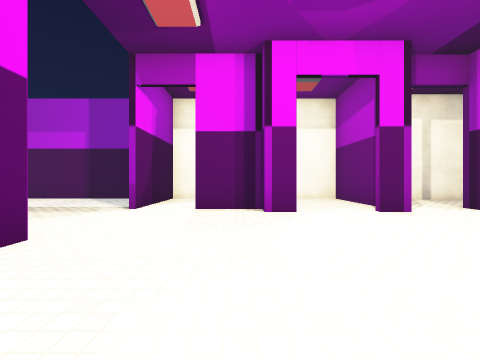
[1] (above)

16 first-person views from a walk through a Unity game level. The camera is 1.3 m above the floor, looks level and sees 90° across. The floor is counted in squares, 2 m on a side. Each view is taken from the middle of a square. On the plan, view 1 faces up. The plan holds only what a view shows up to about 9 squares ahead; the rest is blank. The place goes on beyond the plan. The player is left out. Door leaves are left out, so doorways stand open. Some surface patterns are stand-ins.

[2]
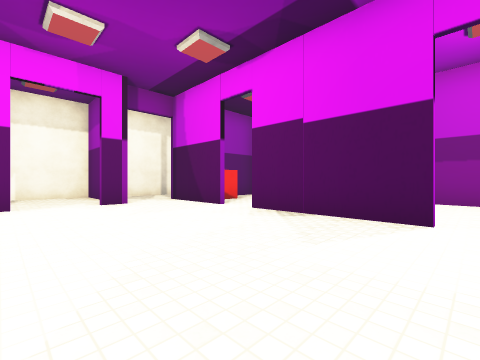

[3]
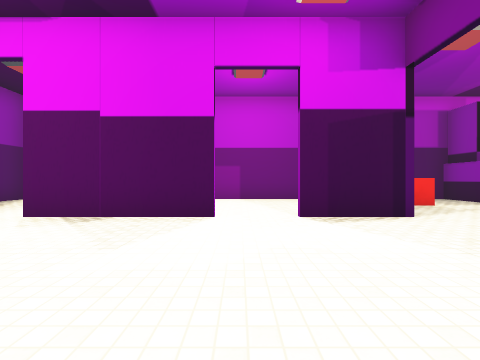

[4]
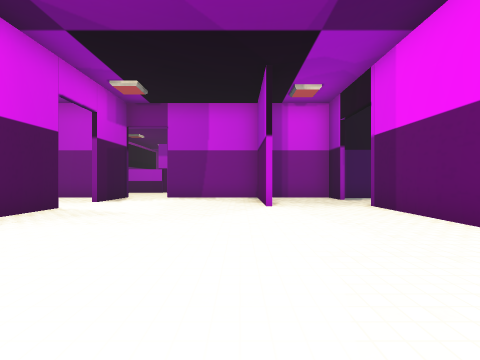

[5]
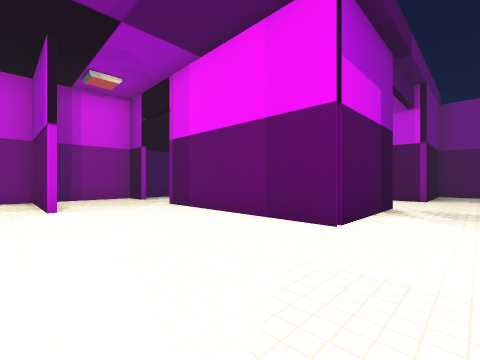

[6]
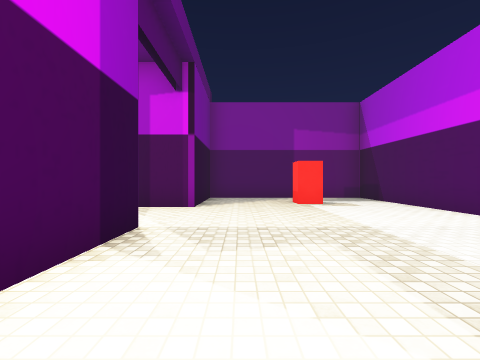

[7]
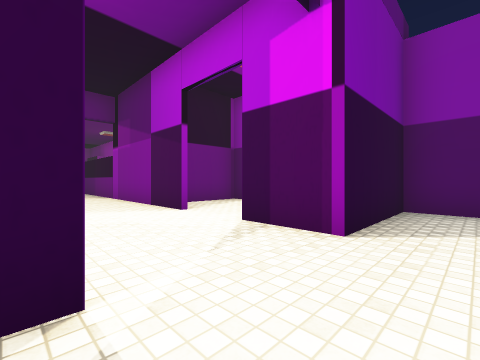

[8]
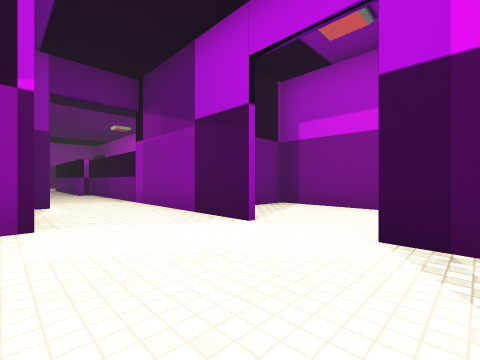

[9]
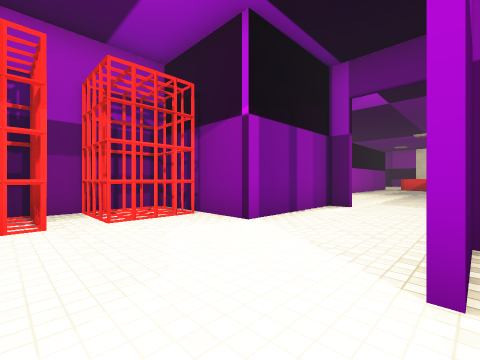

[10]
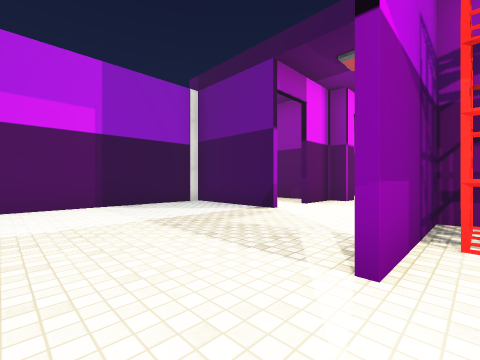

[11]
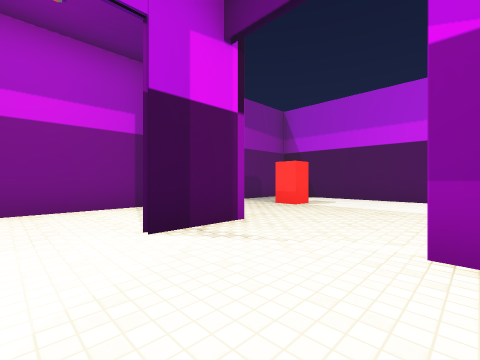

[12]
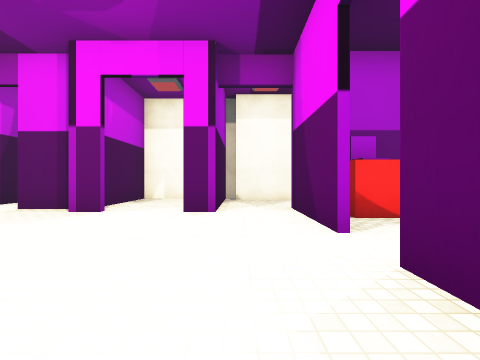

[13]
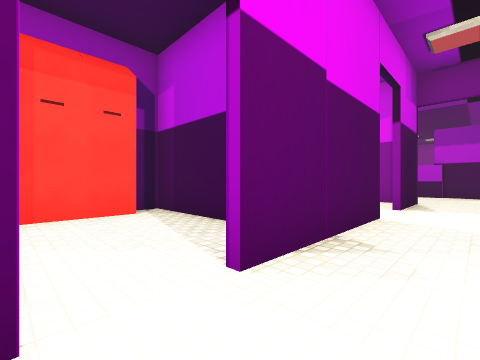

[14]
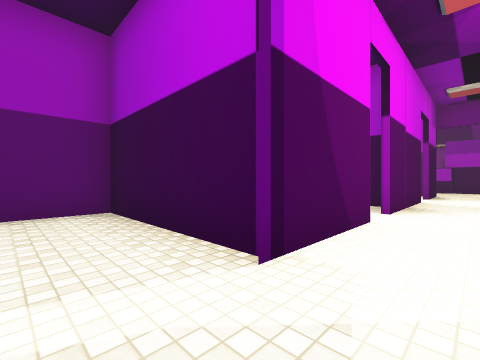

[15]
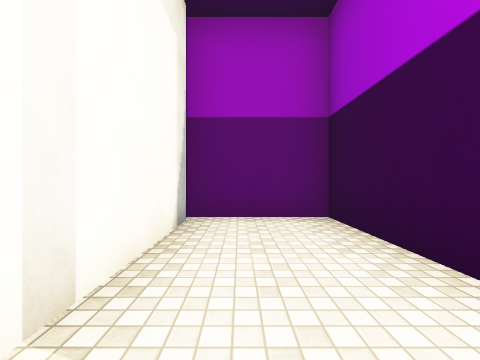

[16]
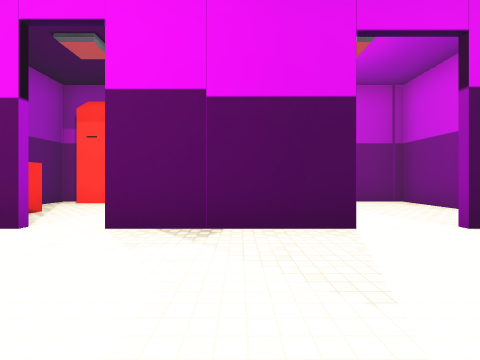

### Floor plan
Points are (right, up) in squares from view 1. A wall is a line through its corners. A room is listed if a view was taken in it or the views show most of it. See-through windows are left out.
Room 1 (views 1, 2, 3, 4, 5, 6, 12, 13, 16)
walls: (0.3, -1.9) (0.3, -4.9) (3.7, -4.9); (5.2, 2.9) (5.2, 4.7); (1.2, 4.9) (0.4, 4.9) (0.4, 5.4); (5.2, -1.6) (5.2, 1.9); (3.5, 4.9) (2.7, 4.9); (-2.3, 2.6) (-2.3, -2.1); (0.6, 5.4) (-1, 5.4); (5.2, -5.1) (5.2, -3)
ways out: opening at (-3, 4) to room 2; opening at (4, 5) to room 3; opening at (5, -2.5) to room 4; opening at (5, 2) to room 5; opening at (2, 5) to room 7; opening at (-1, -2) to room 8; gap at (-1, 6) to room 9; opening at (4, -5)
Room 2 (views 7, 8, 9, 10, 11)
walls: (-5.4, 2.6) (-2.3, 2.6); (-4.1, 0.6) (-4.1, 2.2); (-2.5, 2.4) (-5.4, 2.4); (-7.8, -0.5) (-7.8, -6.4); (-8.5, 6.2) (-8.5, 5.6) (-9.1, 5.6); (-2.5, 5.4) (-2.5, 8.4) (-10.8, 8.4) (-10.8, 2.9) (-7.8, 2.9) (-7.8, 1.2); (-4, -1.7) (-4.1, -0.1); (-5.9, -4.9) (-5.3, -4.9) (-5.3, -1.9) (-2.5, -1.9)
ways out: opening at (-3, 4) to room 1; opening at (-8, 0.5) to room 6; opening at (-6.5, -5.5)
Room 3 (views 14, 15)
walls: (6.4, 5.4) (9.2, 5.4); (3.5, 8.1) (3.5, 4.9); (9.2, 4.9) (9.2, 8); (8.9, 7.9) (3.9, 7.9)
ways out: opening at (4, 5) to room 1
objects: bench (6, 4) to (7, 5)
Room 4 (no view inside)
walls: (5.7, -4.9) (9.2, -4.9) (9.2, -1.1)
ways out: opening at (5, -2.5) to room 1
Room 5 (no view inside)
walls: (8.7, 1.1) (8.7, 4.6); (5.6, 0.4) (9.2, 0.4) (9.2, 1); (9.2, 5.4) (8.2, 5.4)
ways out: opening at (5, 2) to room 1
Room 6 (no view inside)
walls: (-10.8, 2.5) (-10.8, -2.1) (-8, -2.1) (-8, -0.6)
ways out: opening at (-8, 0.5) to room 2
Room 7 (no view inside)
walls: (3.4, 5.9) (3.4, 8.4) (0.7, 8.4) (0.7, 5.9)
ways out: opening at (2, 5) to room 1
Room 8 (no view inside)
walls: (-2.3, -3.9) (-2.3, -4.9) (-0.1, -4.9)
ways out: opening at (-1, -2) to room 1; opening at (-3, -3)
Room 9 (no view inside)
walls: (0.4, 6.2) (0.4, 7.4); (-2.3, 8.4) (-2.3, 5.4)
ways out: gap at (-1, 6) to room 1

Positions as (right, up) in squares from view 1, and headings:
1: (0, 0), facing up
2: (1, -2), facing up-right
3: (1, -2), facing right
4: (1, 4), facing down
5: (1, 4), facing down-left
6: (-2, 4), facing left
7: (-5, 4), facing down-left
8: (-5, 2), facing down-left
9: (-8, 1), facing down-right
10: (-7, 2), facing up-right
11: (-5, 0), facing up-left
12: (4, 0), facing up
13: (4, 3), facing down-right
14: (4, 7), facing down-right
15: (5, 7), facing right
16: (2, 0), facing right
